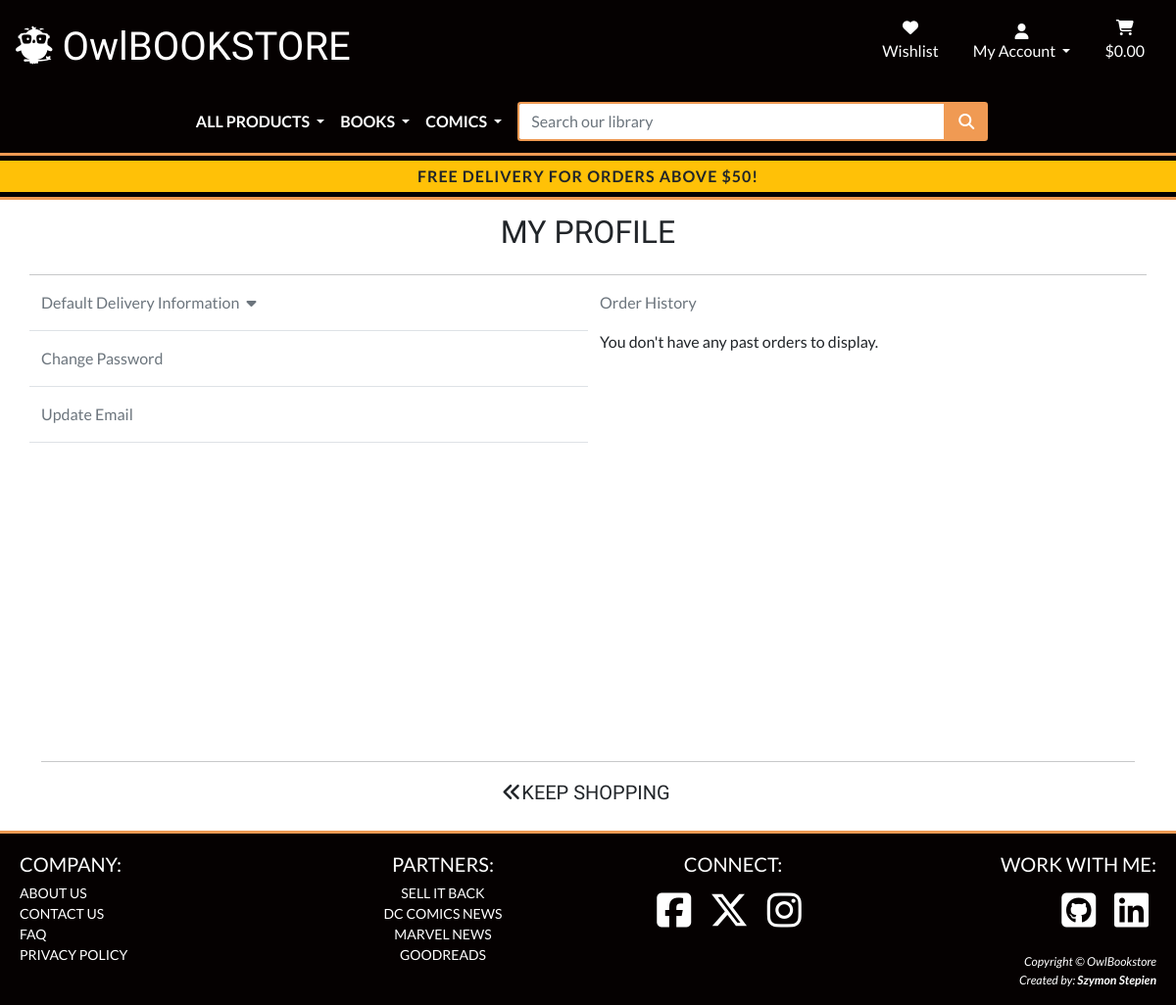
Page /profile/ (signed in) on the earlier database version.
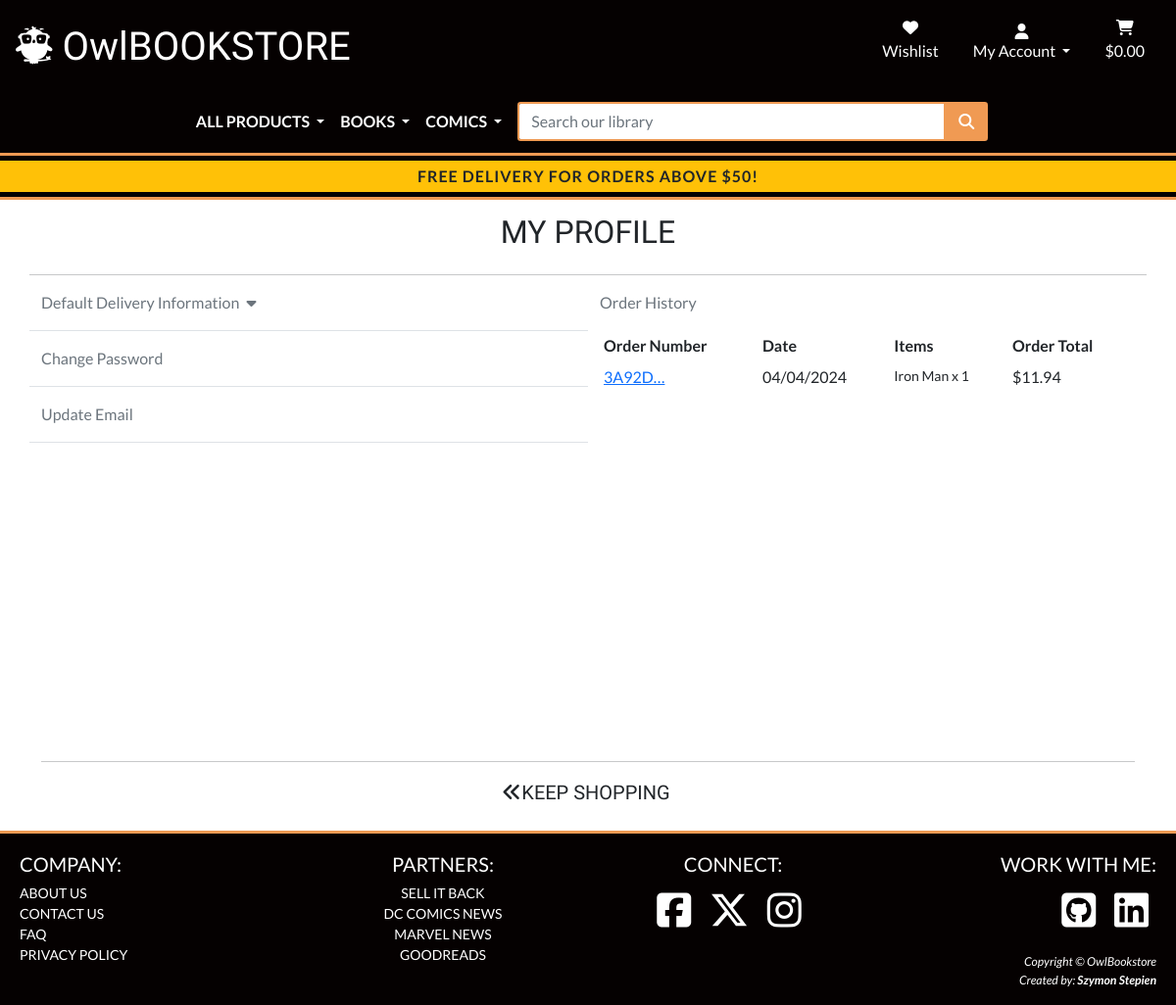
Same page on the later database version.
### checkout/models.py (models this page shows, shortened)
class Order(models.Model):
    order_number = models.CharField(max_length=32, null=False, editable=False)
    user_profile = models.ForeignKey(
        UserProfile, on_delete=models.SET_NULL, null=True,
        blank=True, related_name='orders'
    )
    full_name = models.CharField(max_length=50, null=False, blank=False)
    email = models.EmailField(max_length=254, null=False, blank=False)
    phone_number = models.CharField(max_length=20, null=False, blank=False)
    country = CountryField(blank_label='Country *', null=False, blank=False)
    postcode = models.CharField(max_length=20, null=True, blank=True)
    town_or_city = models.CharField(max_length=40, null=False, blank=False)
    street_address1 = models.CharField(max_length=80, null=False, blank=False)
    street_address2 = models.CharField(max_length=80, null=True, blank=True)
    county = models.CharField(max_length=80, null=True, blank=True)
    date = models.DateTimeField(auto_now_add=True)
    delivery_cost = models.DecimalField(
        max_digits=6, decimal_places=2, null=False, default=0
    )
    order_total = models.DecimalField(
        max_digits=10, decimal_places=2, null=False, default=0
    )
    grand_total = models.DecimalField(
        max_digits=10, decimal_places=2, null=False, default=0
    )
    original_bag = models.TextField(null=False, blank=False, default='')
    stripe_pid = models.CharField(
        max_length=254, null=False, blank=False, default=''
    )
    discount = models.DecimalField(
        max_digits=6, decimal_places=2, null=False, default=0
    )
    vat = models.DecimalField(
        max_digits=6, decimal_places=2, null=False, default=0
    )

class OrderLineItem(models.Model):
    order = models.ForeignKey(
        Order, null=False, blank=False, on_delete=models.CASCADE,
        related_name='lineitems'
    )
    product = models.ForeignKey(
        Product, null=False, blank=False, on_delete=models.CASCADE
    )
    quantity = models.IntegerField(null=False, blank=False, default=0)
    lineitem_total = models.DecimalField(
        max_digits=6, decimal_places=2, null=False, blank=False,
        editable=False
    )

### products/models.py (models this page shows, shortened)
class Product(models.Model):
    title = models.CharField(max_length=254)
    author = models.CharField(max_length=254)
    price = models.DecimalField(max_digits=6, decimal_places=2)
    description = models.TextField()
    category = models.ForeignKey(
        'Category', null=True, blank=True, on_delete=models.SET_NULL,
        default=19
    )
    subcategory = models.ForeignKey(
        'Subcategory', null=True, blank=True, on_delete=models.SET_NULL
    )
    published_date = models.IntegerField(null=True, blank=True)
    publisher = models.CharField(max_length=50, null=True, blank=True)
    isbn_13 = models.CharField(max_length=13, null=True, blank=True)
    isbn_10 = models.CharField(max_length=10, null=True, blank=True)
    rating = models.DecimalField(
        max_digits=6, decimal_places=2, null=True, blank=True, default=0
    )
    ratings_count = models.IntegerField(null=True, blank=True)
    image_url = models.URLField(max_length=1024, null=True, blank=True)
    image = models.ImageField(null=True, blank=True)

### profiles/views.py (the view)
# urls.py: path('profile/', include('profiles.urls')),
@login_required
def profile(request):
    profile = get_object_or_404(UserProfile, user=request.user)
    if request.method == 'POST':
        form = ProfileForm(request.POST, instance=profile)
        if form.is_valid():
            form.save()
            messages.success(request, 'Profile updated successfully')
        else:
            messages.error(
                request, 'Update failed. Please ensure the form is valid.')
    else:
        form = ProfileForm(instance=profile)
    orders = profile.orders.all()
    template = 'profiles/profile.html'
    context = {
        'form': form,
        'orders': orders,
        'on_profile_page': True,
    }
    return render(request, template, context)

### profiles/templates/profiles/profile.html (shortened to what this page needs)
{% extends "base.html" %}
{% load static %}
{% block extra_css %}
<link rel="stylesheet" type="text/css" href="{% static 'profiles/css/profile.css' %}">
{% endblock %}
{% block page_header %}
<div class="container top-space">
</div>
{% endblock %}
{% block content %}
<div class="overlay-cover"></div>
<div class="container-lg h-100">
    <div class="row mb-3">
        <div class="col text-center my-2 pb-2">
            <h2 class="logo-font text-uppercase">
                {% if user.is_authenticated %}
                {% if user.first_name %}
                {% if user.first_name|length > 20 %}
                <span>Welcome, {{ user.first_name|slice:":20" }}...</span>
                {% else %}
                <span>{{ user.first_name }}'s </span>
                {% endif %}
                {% else %}
                <span>My </span>
                {% endif %}
                {% endif %}
                Profile
            </h2>
        </div>
        <hr class="m-0 p-0">
    </div>
    <div class="row mb-3 row-min-height">
        <div class="col-12 col-md-6">
            <div class="row">
                <div class="col-12 mb-3">
                    <a class="text-muted text-decoration-none" data-bs-toggle="collapse"
                        href="#updateProfileDetailsForm" role="button" aria-expanded="false"
                        aria-controls="updateProfileDetailsForm">
                        Default Delivery Information <i class="fa-solid fa-caret-down mx-1"></i>
                    </a>
                </div>
                <div class="col-12 border-top">
                    <a class="text-muted text-decoration-none" href="{% url 'account_change_password' %}"
                        aria-label="Link to change password">
                        <span class="d-block my-3">Change Password</span>
                    </a>
                </div>
                <div class="col-12 border-top border-bottom">
                    <a class="text-muted text-decoration-none" href="{% url 'account_email' %}"
                        aria-label="Link to change password"><span class="d-block my-3">Update Email</span>
                    </a>
                </div>
            </div>
        </div>
        <div class="col-12 col-md-6">
            {% if orders %}
            <p class="text-muted">Order History</p>
            <div class="table-responsive order-history-table">
                <table class="table table-sm table-borderless">
                    <thead>
                        <tr>
                            <th>Order Number</th>
                            <th>Date</th>
                            <th>Items</th>
                            <th>Order Total</th>
                        </tr>
                    </thead>
                    <tbody>
                        {% for order in orders %}
                        <tr>
                            <td>
                                <a href="{% url 'order_history' order.order_number %}"
                                    title="{{ order.number }}">{{ order.order_number|truncatechars:6 }}
                                </a>
                            </td>
                            <td>
                                {{ order.date|date:"SHORT_DATE_FORMAT" }}
                            </td>
                            <td>
                                <ul class="list-unstyled">
                                    {% for item in order.lineitems.all %}
                                    <li class="small">
                                        {{ item.product.title|truncatechars:20 }} x {{ item.quantity }}
                                    </li>
                                    {% endfor %}
                                </ul>
                            </td>
                            <td>
                                ${{ order.grand_total }}
                            </td>
                        </tr>
                        {% endfor %}
                    </tbody>
                </table>
            </div>
            {% else %}
            <p class="text-muted">Order History</p>
            <p>You don't have any past orders to display.</p>
            {% endif %}
        </div>
    </div>
    <div class="row mb-3">
        <div class="col-12 text-center my-2">
            <hr class="mb-3">
            <p class="logo-font fs-5 mb-0">
                <a href="{% url 'products' %}" class="me-1 text-uppercase text-decoration-none text-dark"
                    aria-label="Go back to the home page"><i class="fa-solid fa-angles-left"></i>Keep Shopping</a>
            </p>
        </div>
    </div>
</div>
{% endblock %}

Differences in the rows shown:
added Order: order_number "3A92D…", date "04/04/2024", grand_total "11.94"
added OrderLineItem: product "Iron Man", quantity "1"
Other differences:
text no longer shown: "You don't have any past orders to display."
text now shown: "Order Number Date Items Order Total"
